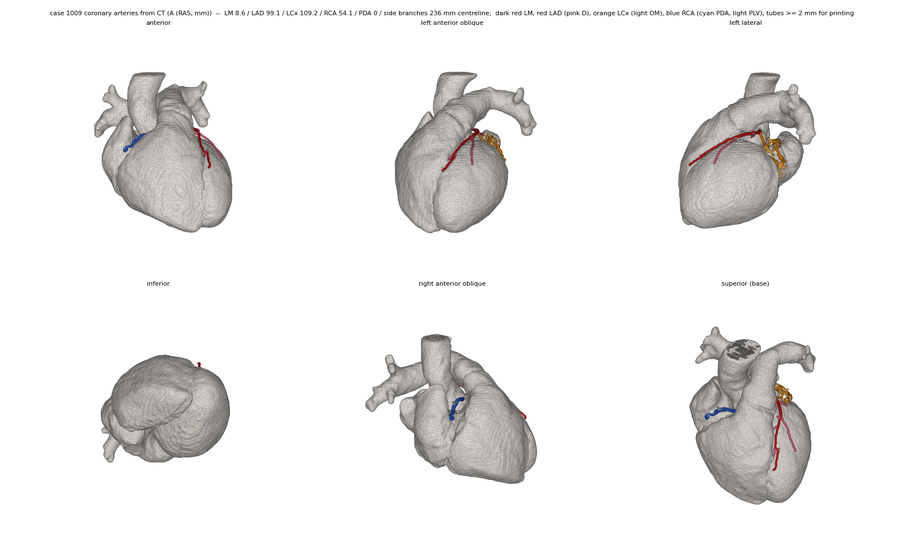
#> input picture fusion_ready/CT/coronary/coronary_render.png, 904 x 542 px, shrunk from 1600 x 960 before the run
$ python render_gallery.py
#> lines starting #> are read from the running program, lines starting #| are printed output that depends on the picture
### fusion_ready/case_paths.py
# -*- coding: utf-8 -*-
"""One place that knows where a case's files live and what its LV geometry is.

Two layouts:
  * legacy (case 1009, the case everything was developed on): outputs under fusion_ready/CT/{coronary,hires,...}
    and geometry in frame A (valve_refit.json + ct_refine.json translation) -- unchanged behaviour.
  * any other case (or CASE_LAYOUT=cases): outputs under fusion_ready/CT/cases/<case>/{coronary,hires,territories,
    whole_heart} and geometry in WORLD mm (NIfTI affine, RAS) from CT/cases/<case>/case_geometry.json, which
    ct_case_geometry.py derives from the labels alone (MV/AV centres from label contacts, base->apex axis, Otsu).

Every CT script does:   from case_paths import paths, geometry ; P = paths() ; G = geometry()
and uses P["coronary"], P["hires"], ..., G["axis"], G["mv_centre"], G["av_centre"], G["thr_HU"], G["T"].
Env: CASE (default 1009), CARDIAC_DATA (data ROOT, see resolve_mmwhs), MMWHS_CT (explicit ct_train dir),
     CASE_LAYOUT=cases to force the per-case layout for 1009.
"""
import os, json, glob
import numpy as np
HERE = os.path.dirname(os.path.abspath(__file__))
SANDBOX_CT = "/sessions/vibrant-youthful-hopper/mnt/MM-WHS/ct_train"          # the Cowork sandbox mount


def resolve_mmwhs():
    """Directory holding ct_train_<id>_{image,label}.nii.gz.

    Repo convention (HANDOVER §3): CARDIAC_DATA is the DATA ROOT -- D:\\data on Windows, /mnt/d/data in WSL -- and the
    CT lives in $CARDIAC_DATA/MM-WHS/ct_train, next to MIMIC IV/, INSPIRE/, ...  The geometry scripts used to read
    CARDIAC_DATA as the ct_train folder itself; that spelling is still accepted so old shells keep working.
    MMWHS_CT, if set, wins over both.  Order: MMWHS_CT > root/MM-WHS/ct_train > root/ct_train > root > sandbox."""
    if os.environ.get("MMWHS_CT"):
        return os.environ["MMWHS_CT"]
    root = os.environ.get("CARDIAC_DATA")
    if root:
        for cand in (os.path.join(root, "MM-WHS", "ct_train"), os.path.join(root, "ct_train"), root):
            if glob.glob(os.path.join(cand, "ct_train_*_image.nii.gz")):
                return cand
        return os.path.join(root, "MM-WHS", "ct_train")          # the documented place: error messages then name it
    return SANDBOX_CT


MMWHS = resolve_mmwhs()


def case_id():
    return os.environ.get("CASE", "1009")


def paths(case=None):
    case = case or case_id()
    legacy = (case == "1009" and os.environ.get("CASE_LAYOUT", "legacy") == "legacy")
    base = os.path.join(HERE, "CT") if legacy else os.path.join(HERE, "CT", "cases", case)
    cor = os.path.join(base, "coronary")
    p = dict(case=case, legacy=legacy, base=base, coronary=cor, hires=os.path.join(base, "hires"),
             territories=os.path.join(cor, "territories") if legacy else os.path.join(base, "territories"),
             whole=os.path.join(base, "whole_heart"), geometry_json=os.path.join(base, "case_geometry.json"),
             image=os.path.join(MMWHS, f"ct_train_{case}_image.nii.gz"), label=os.path.join(MMWHS, f"ct_train_{case}_label.nii.gz"))
    p["coronary"] = os.environ.get("CORO_OUT", p["coronary"])
    return p


# [14 lines left out: function geometry, not called in this run]


def frame_translation(G):
    """the pipelines only ever need the translation part (world -> frame is a pure translation for 1009, identity otherwise)."""
    return np.asarray(G["T"])[:3, 3]


# [13 lines left out: function dist_to, not called in this run]

### fusion_ready/render_gallery.py
# -*- coding: utf-8 -*-
"""Assemble the one-page deliverables gallery from the figures the pipeline already wrote.

Nothing is computed here: every panel is an existing PNG, so the gallery can be regenerated after any
step is rerun.  Missing panels are skipped (and listed), so it also works on a case that has only some
of the steps.  Env: CASE (default 1009), OUT (default fusion_ready/DELIVERABLES_<today>.png).
Usage:  python render_gallery.py            /  CASE=1001 python render_gallery.py
"""
import os, sys, datetime
import matplotlib; matplotlib.use("Agg")
import matplotlib.pyplot as plt
from matplotlib.image import imread
from case_paths import paths, HERE

P = paths(); CT = P["base"]; BO = os.path.join(HERE, "BLENDER_OUT")
PANELS = [  # (path, title, subtitle)
    (os.path.join(CT, "coronary", "coronary_render.png"), "18 — coronary tree from the CT", "LM / LAD+D / LCx+OM / RCA, named by topology; tubes >= 2 mm for printing"),
    (os.path.join(CT, "coronary", "coronary_cpr.png"), "18 — CPR quality control", "curved reformat along each centreline: bright = trustworthy, faint = extrapolated"),
    (os.path.join(CT, "hires", "hires_closeup.png"), "19 — continuous-field surfaces", "binary-mask staircase (left) vs iso-surface of a continuous field (right)"),
    (os.path.join(BO, "cutaway_v4_vs_v5.png"), "19 — LV cut-away, v4 vs v5", "trabeculae and both papillary muscles resolved at 0.49 mm"),
    (os.path.join(CT, "coronary", "territories", "territory_map.png"), "20 — perfusion territories + AHA 17", "Voronoi to the visible tree + groove priors; mass at risk per occlusion site"),
    (os.path.join(CT, "great_vessels_check.png"), "24 — great vessels grown from the CT", "pulmonary veins, SVC, PA branches beyond the MM-WHS labels"),
    (os.path.join(CT, "whole_heart_ext", "whole_heart_render.png"), "22+24 — whole heart + coronaries", "chamber casts, synthetic walls, great vessels, coronary systems"),
    (os.path.join(CT, "whole_heart_hollow", "whole_heart_hollow_v2_anatomy_render.png"), "26+29 — hollow heart, four-chamber cut", "16 anatomical parts; cut face re-triangulated and outlined"),
    (os.path.join(CT, "cases", "summary.png"), "21+23 — the method across cases", "every step runs from the labels alone; per-case table in CT/cases/SUMMARY.md"),
]


def main():
    have = [(p, t, s) for p, t, s in PANELS if os.path.exists(p)]
    miss = [os.path.relpath(p, HERE) for p, _, _ in PANELS if not os.path.exists(p)]
    if not have: print("no panels found"); return
    n = len(have); rows = (n + 1) // 2
    fig, axes = plt.subplots(rows, 2, figsize=(15, 4.6 * rows))
    for ax, (p, t, s) in zip(axes.ravel(), have):
        ax.imshow(imread(p)); ax.set_axis_off()
        ax.set_title(t, fontsize=12, weight="bold", loc="left"); ax.text(0, -0.035, s, transform=ax.transAxes, fontsize=9, color="0.3", va="top")
    for ax in axes.ravel()[n:]: ax.set_axis_off()
#> this loop made 0 passes
    plt.suptitle(f"case {P['case']} — phase-1 deliverables ({datetime.date.today()})\nMM-WHS research CT: renders and tables may be shared, the meshes may not be redistributed", fontsize=14)
    out = os.environ.get("OUT", os.path.join(HERE, f"DELIVERABLES_{datetime.date.today()}.png"))
    plt.tight_layout(rect=(0, 0, 1, 0.97))
    for attempt in range(3):
        try: plt.savefig(out, dpi=72); break                       # OneDrive occasionally refuses the overwrite
        except OSError: import time; time.sleep(2)
#> this loop made 1 pass
#> pass 1, in main, `plt.savefig(out, dpi=72)`:
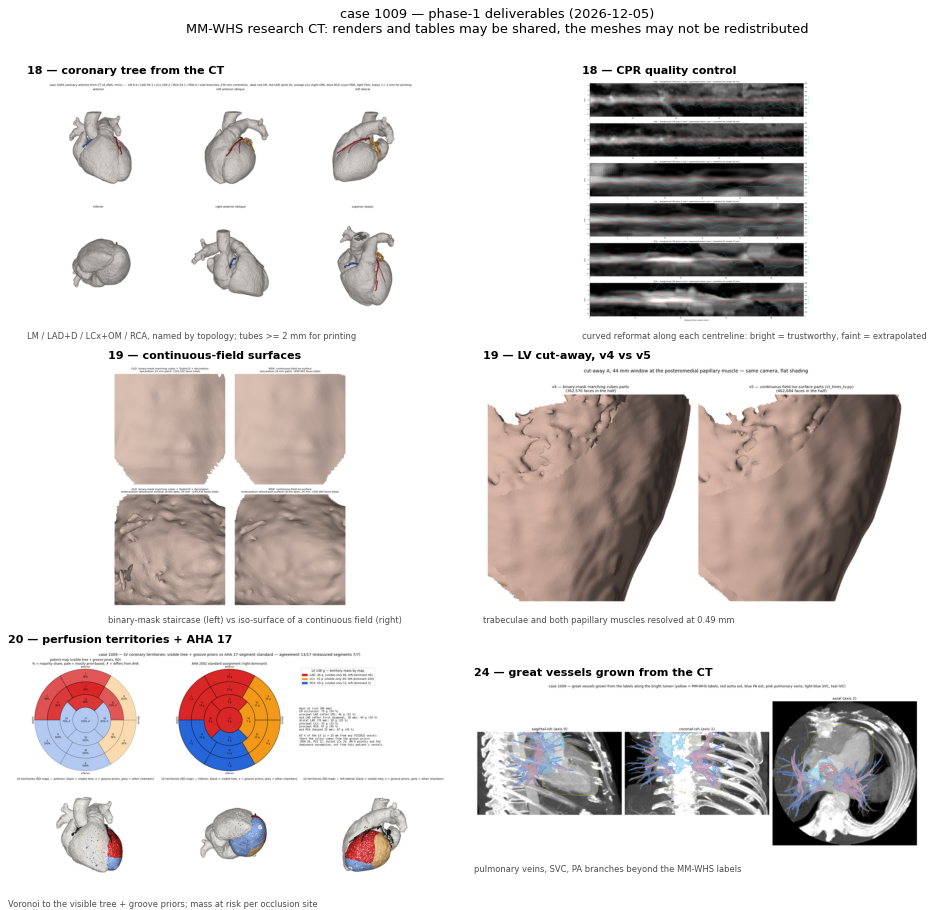
#> figure drawn by matplotlib, 6 panels
    print(f"-> {out}  ({n} panels" + (f", missing: {', '.join(miss)})" if miss else ")"))


if __name__ == "__main__":
    main()
